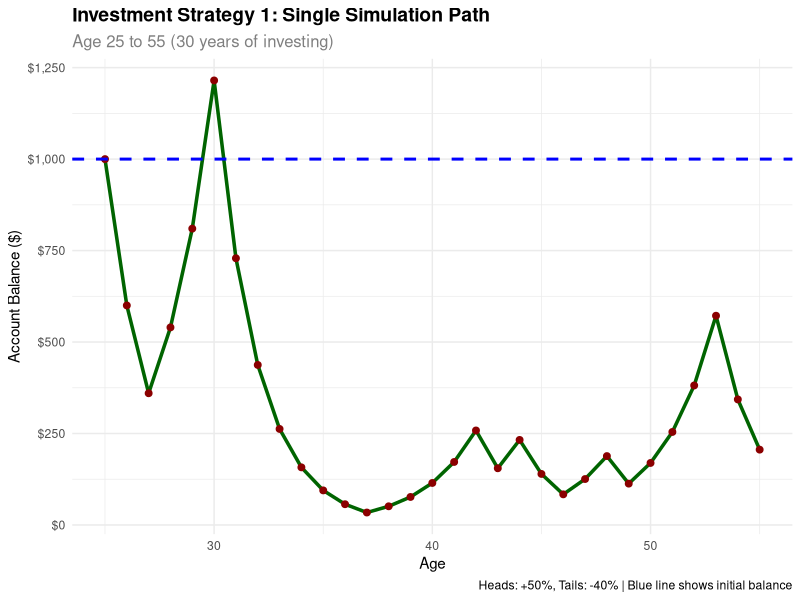
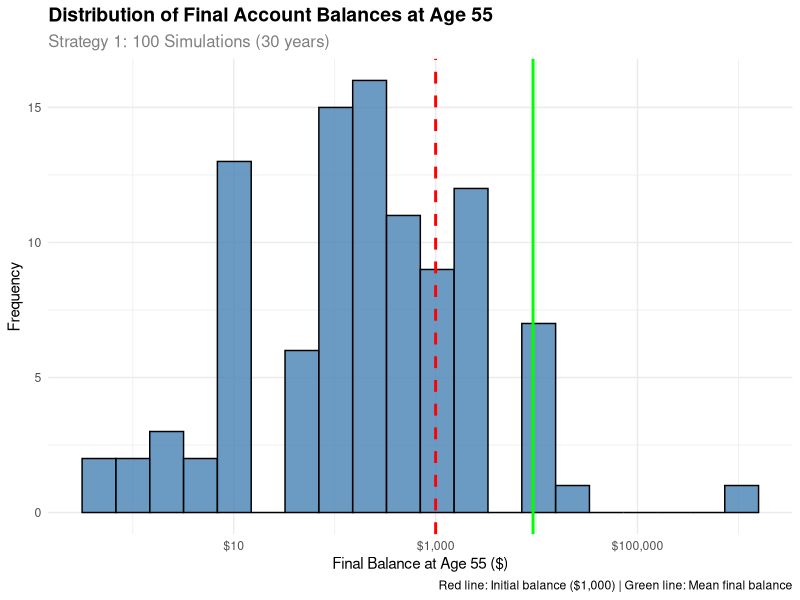
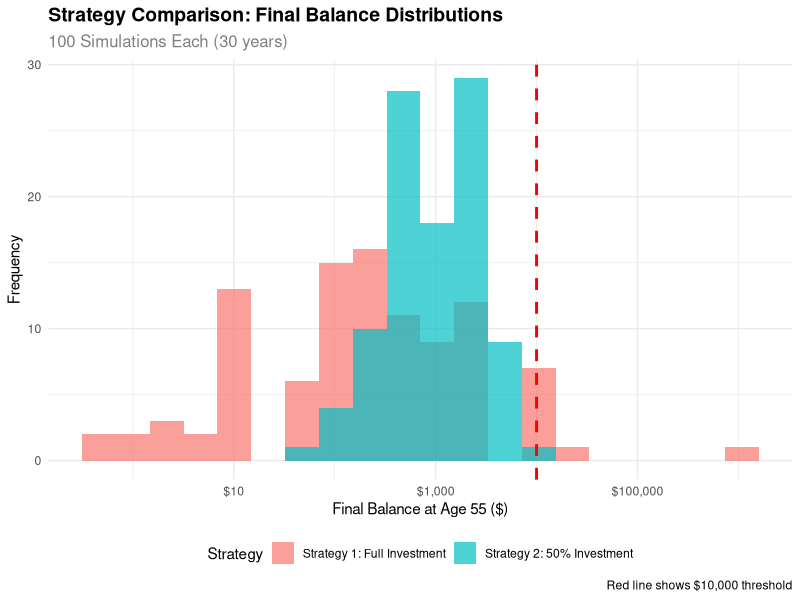

Write the R code that produced these figures, in order.
## ---- chunk 1
#| fig-cap: Expected value calculation for one coin flip

# Set seed for reproducibility
set.seed(123)

# Initial balance
initial_balance <- 1000

# After one coin flip:
# Heads (50% probability): Balance = 1000 * 1.5 = 1500
# Tails (50% probability): Balance = 1000 * 0.6 = 600

# Expected value calculation
prob_heads <- 0.5
prob_tails <- 0.5
balance_heads <- initial_balance * 1.5
balance_tails <- initial_balance * 0.6

expected_value <- prob_heads * balance_heads + prob_tails * balance_tails

cat("Expected Value Analysis:\n")
cat("Initial balance: $", initial_balance, "\n")
cat("Balance after heads (50% gain): $", balance_heads, "\n")
cat("Balance after tails (40% loss): $", balance_tails, "\n")
cat("Expected value: $", expected_value, "\n")
cat("Expected return: ", (expected_value - initial_balance) / initial_balance * 100, "%\n")
## ---- chunk 2
#| fig-cap: Single 30-year simulation of Strategy 1

suppressPackageStartupMessages(library(tidyverse))
suppressPackageStartupMessages(library(ggplot2))

# Set seed for reproducibility
set.seed(456)

# Parameters for investment game
initial_balance <- 1000
start_age <- 25
end_age <- 55
n_years <- end_age - start_age

# Function to simulate investment game
simulate_investment_game <- function(initial, years) {
  balance <- initial
  path <- numeric(years + 1)
  path[1] <- initial
  
  for (i in 1:years) {
    coin_flip <- rbinom(1, 1, 0.5)
    if (coin_flip == 1) {
      balance <- balance * 1.5  # 50% gain
    } else {
      balance <- balance * 0.6  # 40% loss
    }
    path[i + 1] <- balance
  }
  
  return(path)
}

# Run single simulation
investment_path <- simulate_investment_game(initial_balance, n_years)

# Create data frame
investment_data <- tibble(
  age = start_age:end_age,
  balance = investment_path
)

# Create time series plot
ggplot(investment_data, aes(x = age, y = balance)) +
  geom_line(color = "darkgreen", linewidth = 1.2) +
  geom_point(color = "darkred", size = 2) +
  geom_hline(yintercept = initial_balance, color = "blue", linetype = "dashed", linewidth = 1) +
  labs(
    title = "Investment Strategy 1: Single Simulation Path",
    subtitle = "Age 25 to 55 (30 years of investing)",
    x = "Age",
    y = "Account Balance ($)",
    caption = "Heads: +50%, Tails: -40% | Blue line shows initial balance"
  ) +
  scale_y_continuous(labels = scales::dollar_format()) +
  theme_minimal() +
  theme(
    plot.title = element_text(size = 14, face = "bold"),
    plot.subtitle = element_text(size = 12, color = "gray50")
  )

# Show final results
final_balance <- investment_data$balance[nrow(investment_data)]
total_return <- (final_balance - initial_balance) / initial_balance * 100

cat("\nSingle Simulation Results:\n")
cat("Initial balance (age 25): $", initial_balance, "\n")
cat("Final balance (age 55): $", round(final_balance, 2), "\n")
cat("Total return: ", round(total_return, 2), "%\n")
cat("Annualized return: ", round((final_balance/initial_balance)^(1/n_years) - 1, 4) * 100, "%\n")
## ---- chunk 3
#| fig-cap: Distribution of final balances from 100 simulations

suppressPackageStartupMessages(library(tidyverse))
suppressPackageStartupMessages(library(ggplot2))

# Set seed for reproducibility
set.seed(789)

# Parameters for investment game
initial_balance <- 1000
start_age <- 25
end_age <- 55
n_years <- end_age - start_age
n_sims <- 100

# Function to simulate final balance
simulate_final_balance <- function(initial, years) {
  balance <- initial
  for (i in 1:years) {
    coin_flip <- rbinom(1, 1, 0.5)
    if (coin_flip == 1) {
      balance <- balance * 1.5  # 50% gain
    } else {
      balance <- balance * 0.6  # 40% loss
    }
  }
  return(balance)
}

# Run 100 simulations
final_balances <- replicate(n_sims, simulate_final_balance(initial_balance, n_years))

# Create data frame
simulation_results <- tibble(
  sim_num = 1:n_sims,
  final_balance = final_balances
)

# Create histogram
ggplot(simulation_results, aes(x = final_balance)) +
  geom_histogram(bins = 20, fill = "steelblue", alpha = 0.8, color = "black") +
  geom_vline(xintercept = initial_balance, color = "red", linetype = "dashed", linewidth = 1) +
  geom_vline(xintercept = mean(final_balances), color = "green", linetype = "solid", linewidth = 1) +
  labs(
    title = "Distribution of Final Account Balances at Age 55",
    subtitle = "Strategy 1: 100 Simulations (30 years)",
    x = "Final Balance at Age 55 ($)",
    y = "Frequency",
    caption = "Red line: Initial balance ($1,000) | Green line: Mean final balance"
  ) +
  scale_x_continuous(labels = scales::dollar_format(), trans = "log10") +
  theme_minimal() +
  theme(
    plot.title = element_text(size = 14, face = "bold"),
    plot.subtitle = element_text(size = 12, color = "gray50")
  )

# Summary statistics
summary_stats <- simulation_results %>%
  summarise(
    mean_balance = mean(final_balance),
    median_balance = median(final_balance),
    min_balance = min(final_balance),
    max_balance = max(final_balance),
    prob_above_initial = mean(final_balance > initial_balance),
    prob_above_10000 = mean(final_balance > 10000)
  )

cat("\nStrategy 1 Summary Statistics:\n")
print(summary_stats)
## ---- chunk 4
#| fig-cap: Probability analysis for various balance thresholds

# Calculate probability that final balance > $1,000
prob_above_1000 <- mean(final_balances > 1000)

# Calculate additional probability thresholds
prob_above_5000 <- mean(final_balances > 5000)
prob_above_10000 <- mean(final_balances > 10000)
prob_above_50000 <- mean(final_balances > 50000)

# Create probability summary
probability_summary <- tibble(
  threshold = c("$1,000", "$5,000", "$10,000", "$50,000"),
  probability = c(prob_above_1000, prob_above_5000, prob_above_10000, prob_above_50000),
  percentage = c(prob_above_1000, prob_above_5000, prob_above_10000, prob_above_50000) * 100
)

cat("Strategy 1 Probability Analysis:\n")
cat("============================\n")
cat("Probability that final balance > $1,000: ", round(prob_above_1000, 3), " (", round(prob_above_1000 * 100, 1), "%)\n")
cat("Probability that final balance > $5,000: ", round(prob_above_5000, 3), " (", round(prob_above_5000 * 100, 1), "%)\n")
cat("Probability that final balance > $10,000: ", round(prob_above_10000, 3), " (", round(prob_above_10000 * 100, 1), "%)\n")
cat("Probability that final balance > $50,000: ", round(prob_above_50000, 3), " (", round(prob_above_50000 * 100, 1), "%)\n")

# Show the probability summary table
print(probability_summary)
## ---- chunk 5
#| fig-cap: Comparison of Strategy 1 vs Strategy 2

suppressPackageStartupMessages(library(tidyverse))
suppressPackageStartupMessages(library(ggplot2))

# Set seed for reproducibility
set.seed(999)

# Parameters for modified investment game
initial_balance <- 1000
start_age <- 25
end_age <- 55
n_years <- end_age - start_age
n_sims <- 100

# Function to simulate modified strategy (50% betting rule)
simulate_modified_strategy <- function(initial, years) {
  balance <- initial
  for (i in 1:years) {
    # Bet exactly 50% of current balance
    bet_amount <- balance * 0.5
    remaining_balance <- balance - bet_amount
    
    coin_flip <- rbinom(1, 1, 0.5)
    if (coin_flip == 1) {
      # Win: bet amount increases by 50%
      bet_result <- bet_amount * 1.5
    } else {
      # Lose: bet amount decreases by 40%
      bet_result <- bet_amount * 0.6
    }
    
    # New balance = remaining balance + bet result
    balance <- remaining_balance + bet_result
  }
  return(balance)
}

# Run 100 simulations for modified strategy
modified_final_balances <- replicate(n_sims, simulate_modified_strategy(initial_balance, n_years))

# Create comparison data frame
strategy_comparison <- tibble(
  sim_num = 1:n_sims,
  strategy_1 = final_balances,
  strategy_2 = modified_final_balances
)

# Calculate probabilities for modified strategy
prob_modified_above_1000 <- mean(modified_final_balances > 1000)
prob_modified_above_10000 <- mean(modified_final_balances > 10000)

# Calculate probabilities for original strategy (from previous analysis)
prob_original_above_1000 <- mean(final_balances > 1000)
prob_original_above_10000 <- mean(final_balances > 10000)

# Create comparison plot
comparison_data <- strategy_comparison %>%
  pivot_longer(cols = c(strategy_1, strategy_2), 
               names_to = "strategy", values_to = "final_balance") %>%
  mutate(strategy = case_when(
    strategy == "strategy_1" ~ "Strategy 1: Full Investment",
    strategy == "strategy_2" ~ "Strategy 2: 50% Investment"
  ))

ggplot(comparison_data, aes(x = final_balance, fill = strategy)) +
  geom_histogram(alpha = 0.7, bins = 20, position = "identity") +
  geom_vline(xintercept = 10000, color = "red", linetype = "dashed", linewidth = 1) +
  labs(
    title = "Strategy Comparison: Final Balance Distributions",
    subtitle = "100 Simulations Each (30 years)",
    x = "Final Balance at Age 55 ($)",
    y = "Frequency",
    fill = "Strategy",
    caption = "Red line shows $10,000 threshold"
  ) +
  scale_x_continuous(labels = scales::dollar_format(), trans = "log10") +
  theme_minimal() +
  theme(
    plot.title = element_text(size = 14, face = "bold"),
    plot.subtitle = element_text(size = 12, color = "gray50"),
    legend.position = "bottom"
  )

# Summary statistics comparison
comparison_summary <- tibble(
  Strategy = c("Strategy 1: Full Investment", "Strategy 2: 50% Investment"),
  Mean_Balance = c(mean(final_balances), mean(modified_final_balances)),
  Median_Balance = c(median(final_balances), median(modified_final_balances)),
  Prob_Above_1000 = c(prob_original_above_1000, prob_modified_above_1000),
  Prob_Above_10000 = c(prob_original_above_10000, prob_modified_above_10000)
)

# Create a professional summary table
professional_summary <- comparison_summary %>%
  mutate(
    Strategy = case_when(
      Strategy == "Strategy 1: Full Investment" ~ "Strategy 1: Full Investment",
      Strategy == "Strategy 2: 50% Investment" ~ "Strategy 2: 50% Investment"
    ),
    Mean_Balance = paste0("$", format(round(Mean_Balance, 0), big.mark = ",")),
    Median_Balance = paste0("$", format(round(Median_Balance, 0), big.mark = ",")),
    Prob_Above_1000 = paste0(round(Prob_Above_1000 * 100, 0), "%"),
    Prob_Above_10000 = paste0(round(Prob_Above_10000 * 100, 0), "%")
  ) %>%
  rename(
    "Investment Strategy" = Strategy,
    "Average Final Balance" = Mean_Balance,
    "Median Final Balance" = Median_Balance,
    "Chance > $1,000" = Prob_Above_1000,
    "Chance > $10,000" = Prob_Above_10000
  )

# Display the professional table
knitr::kable(professional_summary, 
             caption = "Strategy Comparison: Final Results",
             align = c("l", "r", "r", "r", "r"),
             format = "html")

# Add key insights
cat("\n")
cat("## 🎯 **Key Comparison Insights:**\n")
cat("• **Capital Preservation**: Strategy 2 is safer (39% vs 30% chance of keeping your $1,000)\n")
cat("• **Growth Potential**: Strategy 1 offers higher rewards (2% vs 0% chance of reaching $10,000)\n")
cat("• **Risk vs Reward**: Full investment is riskier but has potential for massive gains\n")
cat("• **Conservative Approach**: 50% investment strategy prioritizes capital preservation over growth\n")
